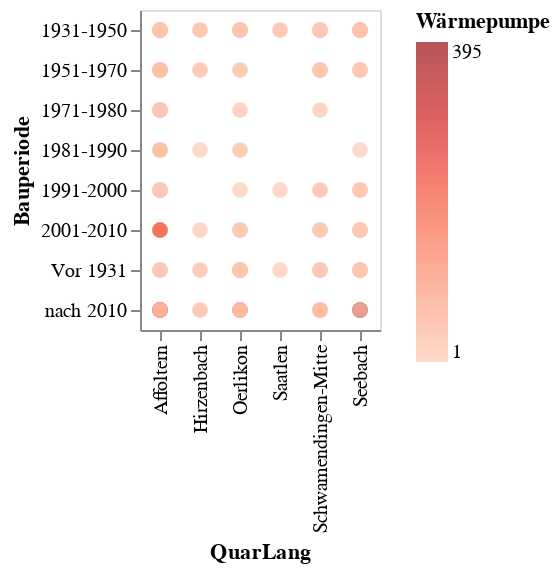

Here is the notebook cell this chart was saved with:
### Code cell
alt.Chart(mySelection).mark_circle(size=60).encode(
    x='QuarLang',
    y='Bauperiode',
    #color='AnzWhg',
    #color=alt.Color('AnzNat', scale=alt.Scale(scheme='dark2')),
    color=alt.Color('Wärmepumpe', scale=alt.Scale(scheme='Reds')),
    tooltip=['QuarLang','StichtagDatJahr','Bauperiode','Wärmepumpe']
).interactive() # this makes the axes interactive: now you can zoom & pan

### Figure 1 — Vega-Lite specification as saved in the notebook (floating-point values rounded to 4 significant figures; data arrays with more than 128 entries replaced by an {"elided": "..."} marker saying what was removed)
{"config": {"view": {"continuousWidth": 400, "continuousHeight": 300}}, "data": {"name": "data-aa6876e2d1207fd101ba08b510ac8408"}, "mark": {"type": "circle", "size": 60}, "encoding": {"color": {"type": "quantitative", "field": "Wärmepumpe", "scale": {"scheme": "Reds"}}, "tooltip": [{"type": "nominal", "field": "QuarLang"}, {"type": "temporal", "field": "StichtagDatJahr"}, {"type": "nominal", "field": "Bauperiode"}, {"type": "quantitative", "field": "Wärmepumpe"}], "x": {"type": "nominal", "field": "QuarLang"}, "y": {"type": "nominal", "field": "Bauperiode"}}, "selection": {"selector026": {"type": "interval", "bind": "scales", "encodings": ["x", "y"]}}, "$schema": "https://vega.github.io/schema/vega-lite/v4.8.1.json", "datasets": {"data-aa6876e2d1207fd101ba08b510ac8408": {"elided": "138 records"}}}
